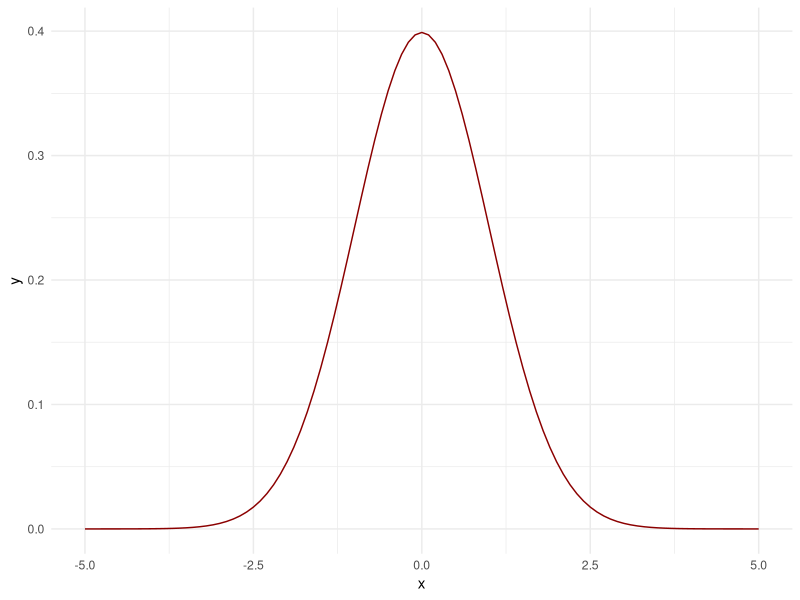
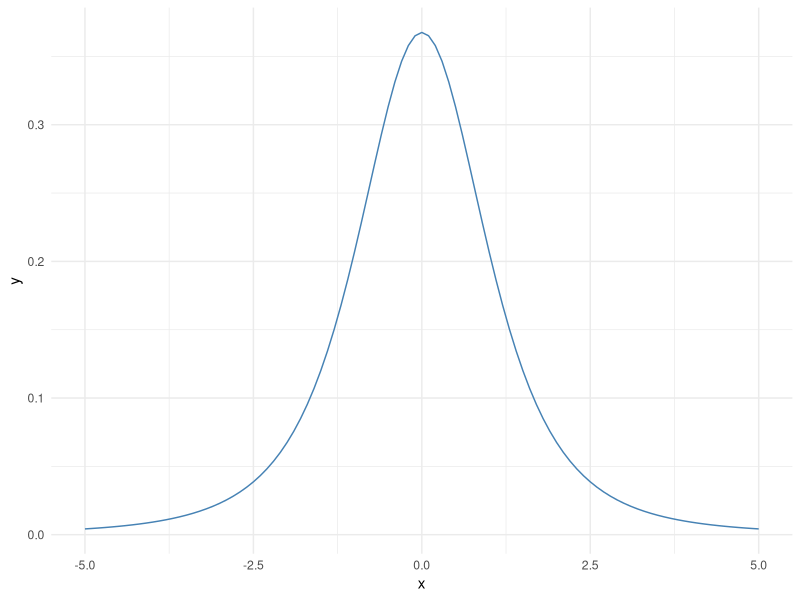
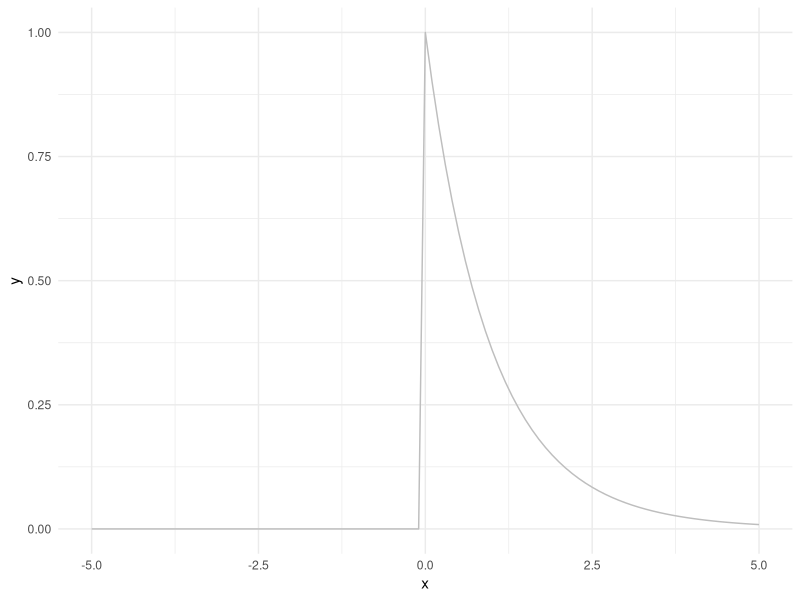
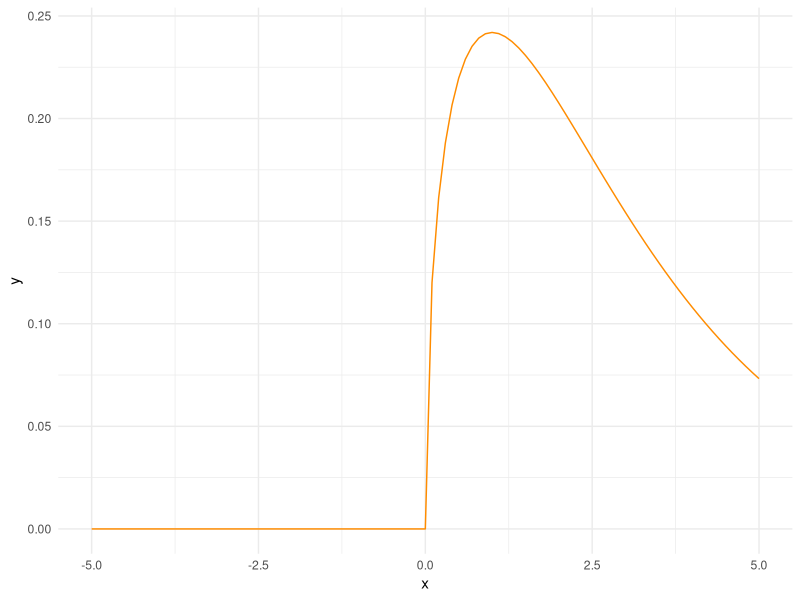
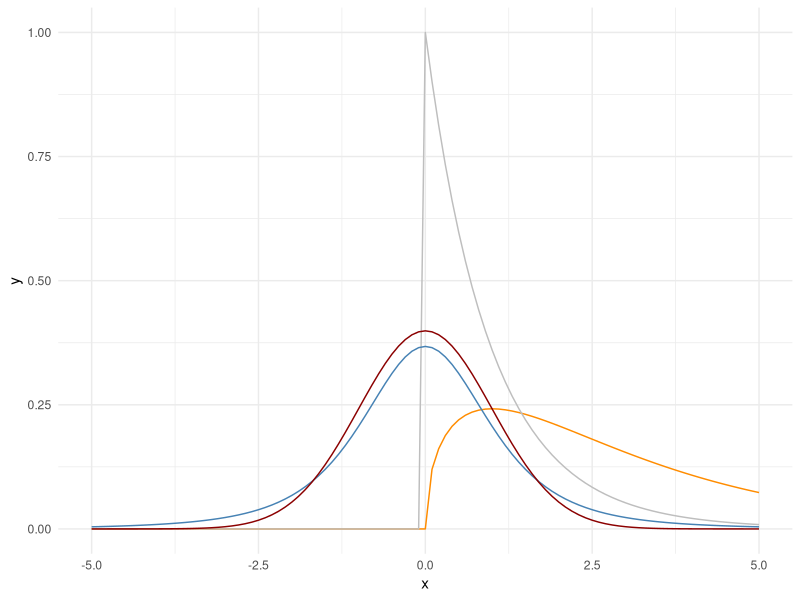

Here is the R script that generated these plots, in order:
## ---- chunk 1
#| echo: fenced
#| warning: false
#| error: false
library(tidyverse)
## ---- chunk 2
#| echo: fenced
#| warning: false
#| error: false

normal_curve_plot <- 
  ggplot(tibble(x = c(-5, 5)), 
         aes(x = x)) +
  stat_function(fun = dnorm, color = "darkred") +
  theme_minimal()
normal_curve_plot
## ---- chunk 3
#| echo: fenced
#| warning: false
#| error: false

t_curve_plot <- 
  ggplot(tibble(x = c(-5, 5)), 
         aes(x = x)) +
  stat_function(fun = dt, args = list(df = 3), color = "steelblue") +
  theme_minimal()
t_curve_plot
## ---- chunk 4
#| echo: fenced
#| warning: false
#| error: false

f_curve_plot <- 
  ggplot(tibble(x = c(-5, 5)), 
         aes(x = x)) +
  stat_function(fun = df, args = list(df1 = 2, df2 = 50), color = "gray") +
  theme_minimal()
f_curve_plot
## ---- chunk 5
#| echo: fenced
#| warning: false
#| error: false

chi_curve_plot <- 
  ggplot(tibble(x = c(-5, 5)), 
         aes(x = x)) +
  stat_function(fun = dchisq, args = list(df = 3, ncp = 0), color = "darkorange") +
  theme_minimal()
chi_curve_plot
## ---- chunk 6
#| echo: fenced
#| warning: false
#| error: false

all_curve_plot <- 
  ggplot(tibble(x = c(-5, 5)), 
         aes(x = x)) +
  stat_function(fun = dchisq, args = list(df = 3, ncp = 0), color = "darkorange") +
  stat_function(fun = df, args = list(df1 = 2, df2 = 50), color = "gray") +
    stat_function(fun = dt, args = list(df = 3), color = "steelblue") +
  stat_function(fun = dnorm, color = "darkred") +
  theme_minimal()
all_curve_plot
